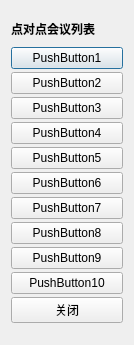
<?xml version="1.0" encoding="UTF-8"?>
<ui version="4.0">
 <class>CDlgP2pClass</class>
 <widget class="QDialog" name="CDlgP2pClass">
  <property name="geometry">
   <rect>
    <x>0</x>
    <y>0</y>
    <width>134</width>
    <height>345</height>
   </rect>
  </property>
  <property name="windowTitle">
   <string>CDlgP2p</string>
  </property>
  <layout class="QVBoxLayout" name="verticalLayout">
   <property name="spacing">
    <number>0</number>
   </property>
   <property name="leftMargin">
    <number>0</number>
   </property>
   <property name="topMargin">
    <number>0</number>
   </property>
   <property name="rightMargin">
    <number>0</number>
   </property>
   <property name="bottomMargin">
    <number>0</number>
   </property>
   <item>
    <widget class="QWidget" name="widget" native="true">
     <layout class="QVBoxLayout" name="verticalLayout_2">
      <property name="spacing">
       <number>0</number>
      </property>
      <property name="leftMargin">
       <number>11</number>
      </property>
      <property name="rightMargin">
       <number>11</number>
      </property>
      <item>
       <widget class="QLabel" name="lab_title">
        <property name="maximumSize">
         <size>
          <width>16777215</width>
          <height>30</height>
         </size>
        </property>
        <property name="styleSheet">
         <string notr="true">font-weight:bold</string>
        </property>
        <property name="text">
         <string>点对点会议列表</string>
        </property>
       </widget>
      </item>
      <item>
       <widget class="QPushButton" name="btnP2p_up">
        <property name="text">
         <string>PushButton1</string>
        </property>
       </widget>
      </item>
      <item>
       <widget class="QPushButton" name="btnP2p_2">
        <property name="text">
         <string>PushButton2</string>
        </property>
       </widget>
      </item>
      <item>
       <widget class="QPushButton" name="btnP2p_3">
        <property name="text">
         <string>PushButton3</string>
        </property>
       </widget>
      </item>
      <item>
       <widget class="QPushButton" name="btnP2p_4">
        <property name="text">
         <string>PushButton4</string>
        </property>
       </widget>
      </item>
      <item>
       <widget class="QPushButton" name="btnP2p_5">
        <property name="text">
         <string>PushButton5</string>
        </property>
       </widget>
      </item>
      <item>
       <widget class="QPushButton" name="btnP2p_6">
        <property name="text">
         <string>PushButton6</string>
        </property>
       </widget>
      </item>
      <item>
       <widget class="QPushButton" name="btnP2p_7">
        <property name="text">
         <string>PushButton7</string>
        </property>
       </widget>
      </item>
      <item>
       <widget class="QPushButton" name="btnP2p_8">
        <property name="text">
         <string>PushButton8</string>
        </property>
       </widget>
      </item>
      <item>
       <widget class="QPushButton" name="btnP2p_9">
        <property name="text">
         <string>PushButton9</string>
        </property>
       </widget>
      </item>
      <item>
       <widget class="QPushButton" name="btnP2p_down">
        <property name="text">
         <string>PushButton10</string>
        </property>
       </widget>
      </item>
      <item>
       <widget class="QPushButton" name="btnP2p_close">
        <property name="text">
         <string>关闭</string>
        </property>
       </widget>
      </item>
     </layout>
    </widget>
   </item>
  </layout>
 </widget>
 <layoutdefault spacing="6" margin="11"/>
 <resources/>
 <connections/>
</ui>
